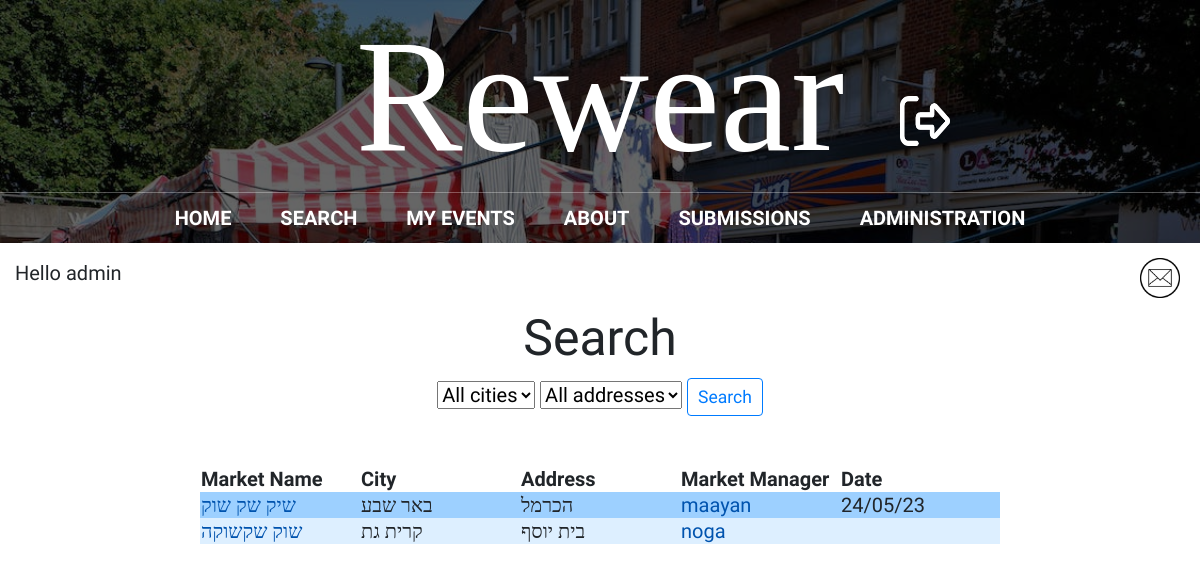
Before: /search_page/ (signed in) with the older database file.
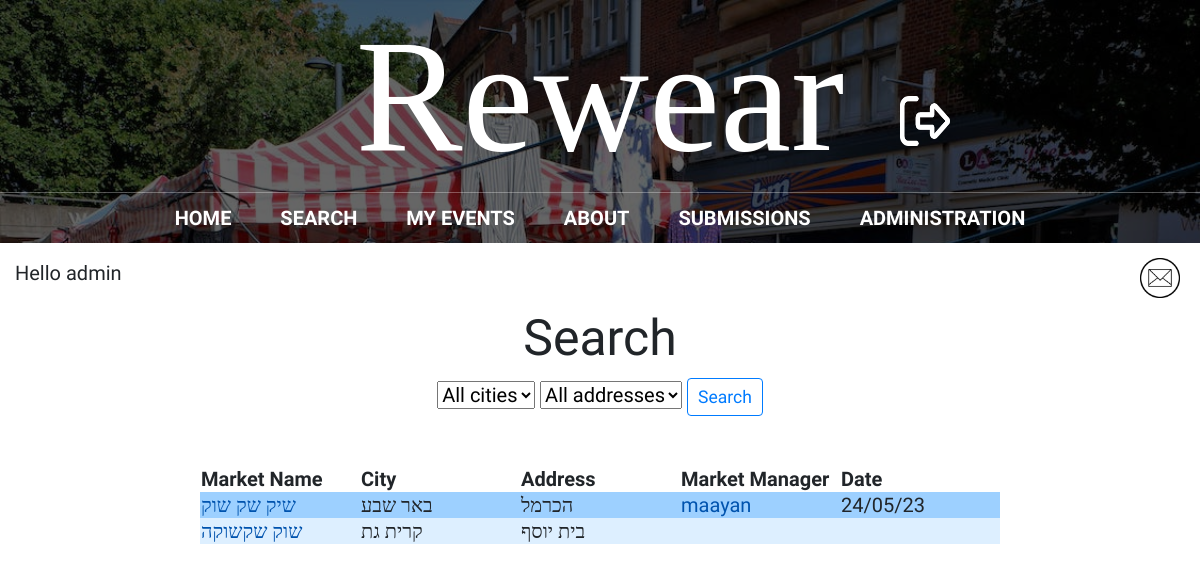
After: the same page with the newer database file.
### main/models.py (models this page shows, shortened)
class market(models.Model):
    id = models.AutoField(primary_key=True)
    name = models.CharField(max_length=200, blank=True)
    city = models.CharField(max_length=200, blank=True)
    address = models.CharField(max_length=200, blank=True)
    facebook = models.CharField(max_length=200, default='', blank=True)
    description = models.CharField(max_length=200, default='', blank=True)
    google_location = models.CharField(max_length=1000, default='', blank=True)
    market_manager = models.CharField(max_length=200, default='', blank=True)
    date = models.CharField(max_length=200, default='', blank=True)
    status = models.CharField(max_length=200, default='', blank=True)
    rating = models.CharField(max_length=200, default='', blank=True)
    shirt = models.IntegerField(default=0, blank=True)
    pants = models.IntegerField(default=0, blank=True)
    shoes = models.IntegerField(default=0, blank=True)
    hat = models.IntegerField(default=0, blank=True)
    gloves = models.IntegerField(default=0, blank=True)
    scarf = models.IntegerField(default=0, blank=True)
    jacket = models.IntegerField(default=0, blank=True)
    other = models.IntegerField(default=0, blank=True)
    class Meta:
        app_label = 'main'

### main/views.py (the view)
# urls.py: path("search_page/", views.search_page, name="search"),
def search_page(response):
    markets = market.objects.all()
    new_mail = new_messages(response.user.username)
    return render(response, "main/search.html", {'markets': markets, 'search': markets, 'new_mail': new_mail})

### main/views.py (called while the page is built)
def new_messages(username):
    try:
        messages = Message.objects.filter(recipient=User.objects.filter(username=username)[0])
        for m in messages:
            if not m.is_read:
                return True
        return False
    except:
        return False

### main/templates/main/search.html (shortened to what this page needs)
{% extends 'main/base.html' %}
{% load crispy_forms_tags %}
{% block content %}
<center><h1>Search</h1>
<form method="post" action='/search/'>
	<select name="city" id="city-select" onchange="updateAddressOptions()">
		<option value="All">All cities</option>
	</select>
	<select name="address" id="address-select" onchange="updateCityOptions()">
		<option value="All">All addresses</option>
	</select>
	<input type="submit" value="Search" class="btn btn-outline-primary btn-sm">
</form>
<br />
		<table>
			<tr>
				<th>
					Market Name
				</th>
				<th>
					City
				</th>
				<th>
					Address
				</th>
				<th>
					Market Manager
				</th>
				<th>
					Date
				</th>
			{% for market in search %}
			<tr class="{% cycle 'blue-row' 'light-blue-row' %}">
				<td>
					<a href="/market_page/{{market.id}}/">{{market.name}}</a>
				</td>
				<td>
					{{market.city}}
				</td>
				<td>
					{{market.address}}
				</td>
				<td>
					<a href="/profile/{{market.market_manager}}/">{{market.market_manager}}</a>
				</td>
				<td>
					{{market.date}}
				</td>
			</tr>
			{% endfor %}
		</table>
</center>
{% endblock %}

Changed rows visible on the page:
changed market "שוק שקשוקה": market_manager "noga" → (not shown)
